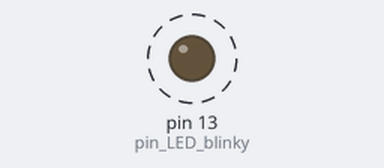
The sketch below on a simulated Arduino Uno, built with avr-gcc and run on an emulated ATmega328P. Parts: output pins drawn as LEDs (lit = HIGH). Dashed ring = blinking. What the sketch prints to the serial monitor is not drawn.

Above: at 0.2 s.
Timing chart, 0 to 3.0 s (numbered marks = the images above):
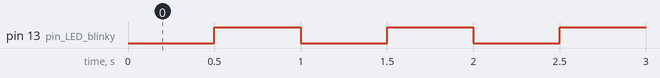

The sketch:

Primeros_pasos_IDE.ino
```cpp
int pin_LED_blinky = LED_BUILTIN;

void setup() {
  // put your setup code here, to run once:
  Serial.begin(9600);
  pinMode(pin_LED_blinky, OUTPUT);

}

void loop() {
  // put your main code here, to run repeatedly:
  delay(500);
  digitalWrite(pin_LED_blinky, HIGH);
  Serial.println("LED ON");
  delay(500);
  digitalWrite(pin_LED_blinky, LOW);
  Serial.println("LED OFF");
}
```

Measured:
- by itself, pin 13 (pin_LED_blinky): alternates HIGH for 0.50 s and LOW for 0.50 s
